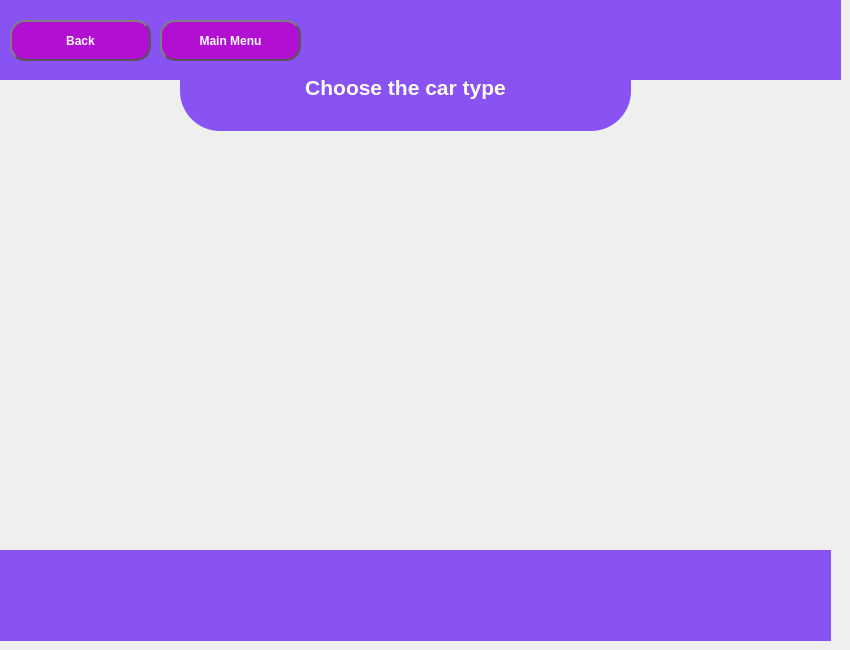
    <widget class="QWidget" name="page_2">
     <widget class="QLabel" name="label_9">
      <property name="geometry">
       <rect>
        <x>100</x>
        <y>240</y>
        <width>221</width>
        <height>111</height>
       </rect>
      </property>
      <property name="styleSheet">
       <string notr="true">QLabel:hover{
background-color:rgb(227, 131, 246);
}
QLabel:pressed{
background-color:rgb(96, 9, 113);
}</string>
      </property>
      <property name="text">
       <string/>
      </property>
      <property name="pixmap">
       <pixmap>car types/Compact-removebg-preview.png</pixmap>
      </property>
      <property name="scaledContents">
       <bool>true</bool>
      </property>
     </widget>
     <widget class="QLabel" name="label_10">
      <property name="geometry">
       <rect>
        <x>510</x>
        <y>230</y>
        <width>221</width>
        <height>111</height>
       </rect>
      </property>
      <property name="styleSheet">
       <string notr="true">QLabel:hover{
background-color:rgb(227, 131, 246);
}
QLabel:pressed{
background-color:rgb(96, 9, 113);
}</string>
      </property>
      <property name="text">
       <string/>
      </property>
      <property name="pixmap">
       <pixmap>car types/SUV-removebg-preview.png</pixmap>
      </property>
      <property name="scaledContents">
       <bool>true</bool>
      </property>
     </widget>
     <widget class="QLabel" name="label_11">
      <property name="geometry">
       <rect>
        <x>110</x>
        <y>440</y>
        <width>221</width>
        <height>111</height>
       </rect>
      </property>
      <property name="styleSheet">
       <string notr="true">QLabel:hover{
background-color:rgb(227, 131, 246);
}
QLabel:pressed{
background-color:rgb(96, 9, 113);
}</string>
      </property>
      <property name="text">
       <string/>
      </property>
      <property name="pixmap">
       <pixmap>car types/Mid-size-removebg-preview.png</pixmap>
      </property>
      <property name="scaledContents">
       <bool>true</bool>
      </property>
     </widget>
     <widget class="QLabel" name="label_12">
      <property name="geometry">
       <rect>
        <x>520</x>
        <y>440</y>
        <width>221</width>
        <height>111</height>
       </rect>
      </property>
      <property name="styleSheet">
       <string notr="true">QLabel:hover{
background-color:rgb(227, 131, 246);
}
QLabel:pressed{
background-color:rgb(96, 9, 113);
}</string>
      </property>
      <property name="text">
       <string/>
      </property>
      <property name="pixmap">
       <pixmap>car types/Cabriolet-removebg-preview.png</pixmap>
      </property>
      <property name="scaledContents">
       <bool>true</bool>
      </property>
     </widget>
     <widget class="QWidget" name="widget_8" native="true">
      <property name="geometry">
       <rect>
        <x>-10</x>
        <y>550</y>
        <width>841</width>
        <height>91</height>
       </rect>
      </property>
      <property name="styleSheet">
       <string notr="true">background-color:rgb(137, 83, 243)</string>
      </property>
      <widget class="QWidget" name="widget_15" native="true">
       <property name="geometry">
        <rect>
         <x>20</x>
         <y>350</y>
         <width>811</width>
         <height>80</height>
        </rect>
       </property>
       <property name="styleSheet">
        <string notr="true">opacity:0</string>
       </property>
      </widget>
     </widget>
     <widget class="QWidget" name="widget_16" native="true">
      <property name="geometry">
       <rect>
        <x>0</x>
        <y>0</y>
        <width>841</width>
        <height>80</height>
       </rect>
      </property>
      <property name="sizePolicy">
       <sizepolicy hsizetype="Fixed" vsizetype="Fixed">
        <horstretch>0</horstretch>
        <verstretch>0</verstretch>
       </sizepolicy>
      </property>
      <property name="styleSheet">
       <string notr="true">background-color:rgb(137, 83, 243)</string>
      </property>
      <widget class="QLabel" name="label_22">
       <property name="geometry">
        <rect>
         <x>660</x>
         <y>-20</y>
         <width>181</width>
         <height>111</height>
        </rect>
       </property>
       <property name="sizePolicy">
        <sizepolicy hsizetype="Fixed" vsizetype="Fixed">
         <horstretch>0</horstretch>
         <verstretch>0</verstretch>
        </sizepolicy>
       </property>
       <property name="styleSheet">
        <string notr="true"/>
       </property>
       <property name="text">
        <string/>
       </property>
       <property name="pixmap">
        <pixmap>logo2.png</pixmap>
       </property>
       <property name="scaledContents">
        <bool>true</bool>
       </property>
      </widget>
      <widget class="QPushButton" name="pushButton_11">
       <property name="geometry">
        <rect>
         <x>10</x>
         <y>20</y>
         <width>141</width>
         <height>41</height>
        </rect>
       </property>
       <property name="font">
        <font>
         <pointsize>9</pointsize>
         <weight>75</weight>
         <bold>true</bold>
        </font>
       </property>
       <property name="styleSheet">
        <string notr="true">QPushButton{background-color:rgb(177, 15, 210);
color:rgb(255, 255, 255);
border: 2px solid #555;
border-radius: 15px;
border-style: outset;
padding: 5px;}
QPushButton:hover {
    background-color: rgb(227, 131, 246);
}
QPushButton:pressed {
    background-color: rgb(96, 9, 114);
}</string>
       </property>
       <property name="text">
        <string>Back</string>
       </property>
      </widget>
      <widget class="QPushButton" name="pushButton_21">
       <property name="geometry">
        <rect>
         <x>160</x>
         <y>20</y>
         <width>141</width>
         <height>41</height>
        </rect>
       </property>
       <property name="font">
        <font>
         <pointsize>9</pointsize>
         <weight>75</weight>
         <bold>true</bold>
        </font>
       </property>
       <property name="styleSheet">
        <string notr="true">QPushButton{background-color:rgb(177, 15, 210);
color:rgb(255, 255, 255);
border: 2px solid #555;
border-radius: 15px;
border-style: outset;
padding: 5px;}
QPushButton:hover {
    background-color: rgb(227, 131, 246);
}
QPushButton:pressed {
    background-color: rgb(96, 9, 114);
}</string>
       </property>
       <property name="text">
        <string>Main Menu</string>
       </property>
      </widget>
     </widget>
     <widget class="QTextBrowser" name="textBrowser_3">
      <property name="geometry">
       <rect>
        <x>180</x>
        <y>40</y>
        <width>451</width>
        <height>91</height>
       </rect>
      </property>
      <property name="styleSheet">
       <string notr="true">border-style: hidden;
background-color:rgb(137, 83, 243);
border-radius: 40px;
border-style: outset;
padding: 5px;
color:rgb(255, 255, 255);</string>
      </property>
      <property name="html">
       <string>&lt;!DOCTYPE HTML PUBLIC &quot;-//W3C//DTD HTML 4.0//EN&quot; &quot;http://www.w3.org/TR/REC-html40/strict.dtd&quot;&gt;
&lt;html&gt;&lt;head&gt;&lt;meta name=&quot;qrichtext&quot; content=&quot;1&quot; /&gt;&lt;style type=&quot;text/css&quot;&gt;
p, li { white-space: pre-wrap; }
&lt;/style&gt;&lt;/head&gt;&lt;body style=&quot; font-family:'MS Shell Dlg 2'; font-size:7.8pt; font-weight:400; font-style:normal;&quot;&gt;
&lt;p align=&quot;center&quot; style=&quot;-qt-paragraph-type:empty; margin-top:0px; margin-bottom:0px; margin-left:0px; margin-right:0px; -qt-block-indent:0; text-indent:0px; font-size:8pt;&quot;&gt;&lt;br /&gt;&lt;/p&gt;
&lt;p align=&quot;center&quot; style=&quot;-qt-paragraph-type:empty; margin-top:0px; margin-bottom:0px; margin-left:0px; margin-right:0px; -qt-block-indent:0; text-indent:0px;&quot;&gt;&lt;br /&gt;&lt;/p&gt;
&lt;p align=&quot;center&quot; style=&quot; margin-top:0px; margin-bottom:0px; margin-left:0px; margin-right:0px; -qt-block-indent:0; text-indent:0px;&quot;&gt;&lt;span style=&quot; font-size:16pt; font-weight:600;&quot;&gt;Choose the car type&lt;/span&gt;&lt;/p&gt;&lt;/body&gt;&lt;/html&gt;</string>
      </property>
     </widget>
     <zorder>textBrowser_3</zorder>
     <zorder>label_9</zorder>
     <zorder>label_10</zorder>
     <zorder>label_11</zorder>
     <zorder>label_12</zorder>
     <zorder>widget_8</zorder>
     <zorder>widget_16</zorder>
    </widget>
